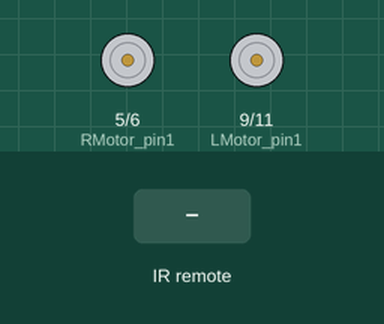
This sketch was run on a simulated Arduino Uno, built with avr-gcc and run on an emulated ATmega328P. Parts: motor-driver pin pairs drawn as motors (green arrow = first pin HIGH = forward, orange = second pin HIGH = backward, longer = more drive). Inputs (shaded band) come from the test bench.

Above: at 1.2 s.
1.3 s: infrared code 0xFF30CF received
At 2.5 s:
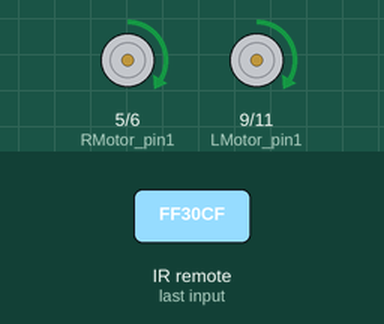
Timing chart, 0 to 8.8 s (numbered marks = the images above; inputs shaded):
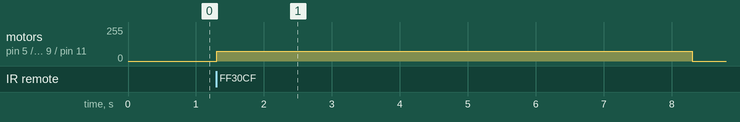

The sketch:

G12_culminating.ino
```cpp
/* IR sensor fan - Written by Wallace
   This code is written to make the fan turn on and off with
   different speed with a Infrared Remote  */

//IR remote library
#include <IRremote.h>

//declare constant pin for IR receiver
const int IR_pin = 2;

//declare variable to store the key value
unsigned long key_value = 0;

//define the receiver and the results
IRrecv irrecv(IR_pin);
decode_results results;

//declare constant pins for motors
const int LMotor_pin1 = 9;
const int LMotor_pin2 = 11;
const int RMotor_pin1 = 5;
const int RMotor_pin2 = 6;


void setup() {
  Serial.begin(9600); //Begin the serial communication with a baud of 9600
  irrecv.enableIRIn(); // Enable the receiver

  //Set the motor pins as output
  pinMode(LMotor_pin1, OUTPUT);
  pinMode(LMotor_pin2, OUTPUT);
  pinMode(RMotor_pin1, OUTPUT);
  pinMode(RMotor_pin2, OUTPUT);
}

//function to pause the fans after spinning for 7 seconds
void pause() {
  delay(7000);  //delay for 7 seconds
  //Left motor off
  analogWrite(LMotor_pin1, 0);
  analogWrite(LMotor_pin2, 0);
  //Right motor off
  analogWrite(RMotor_pin1, 0);
  analogWrite(RMotor_pin2, 0);
}

void loop() {
  //This if function checks whether there is a signal from the remote
  if (irrecv.decode(&results))
  {
    //if the button is pressed constantly, set the value to original
    if (results.value == 0xFFFFFFFF)
    {
      results.value = key_value; //set value to key value
    }
    switch (results.value) //checks the value to each individual cases
    {

      case 0xFF30CF: //Keypad button "1"
        //Left motor very slow speed
        analogWrite(LMotor_pin1, 75);
        analogWrite(LMotor_pin2, 0);
        //Right motor very slow speed
        analogWrite(RMotor_pin1, 75);
        analogWrite(RMotor_pin2, 0);
        pause();
        break;

      case 0xFF18E7: //Keypad button "2"
        //Left motor slow speed
        analogWrite(LMotor_pin1, 100);
        analogWrite(LMotor_pin2, 0);
        //Right motor medium speed
        analogWrite(RMotor_pin1, 100);
        analogWrite(RMotor_pin2, 0);
        pause();
        break;

      case 0xFF7A85: //Keypad button "3"
        //Left motor medium speed
        analogWrite(LMotor_pin1, 150);
        analogWrite(LMotor_pin2, 0);
        //Right motor medium speed
        analogWrite(RMotor_pin1, 150);
        analogWrite(RMotor_pin2, 0);
        pause();
        break;

      case 0xFF10EF: //Keypad button "4"
        //Left motor high speed
        analogWrite(LMotor_pin1, 200);
        analogWrite(LMotor_pin2, 0);
        //Right motor high speed
        analogWrite(RMotor_pin1, 200);
        analogWrite(RMotor_pin2, 0);
        pause();
        break;

      case 0xFF38C7: //Keypad button "5"
        //Left motor very high speed
        analogWrite(LMotor_pin1, 255);
        analogWrite(LMotor_pin2, 0);
        //Right motor very high speed
        analogWrite(RMotor_pin1, 255);
        analogWrite(RMotor_pin2, 0);
        pause();
        break;
    }
    key_value = results.value; //store the value as key value
    irrecv.resume(); //Reset the receiver for the next value
  }
  delay(100);
}
```

Measured:
- after the input at 1.3 s, motor on pin 5 (RMotor_pin1) / pin 6 (RMotor_pin2), motor on pin 9 (LMotor_pin1) / pin 11 (LMotor_pin2): stopped → forward 75/255 at once, → stopped 7.0 s later
